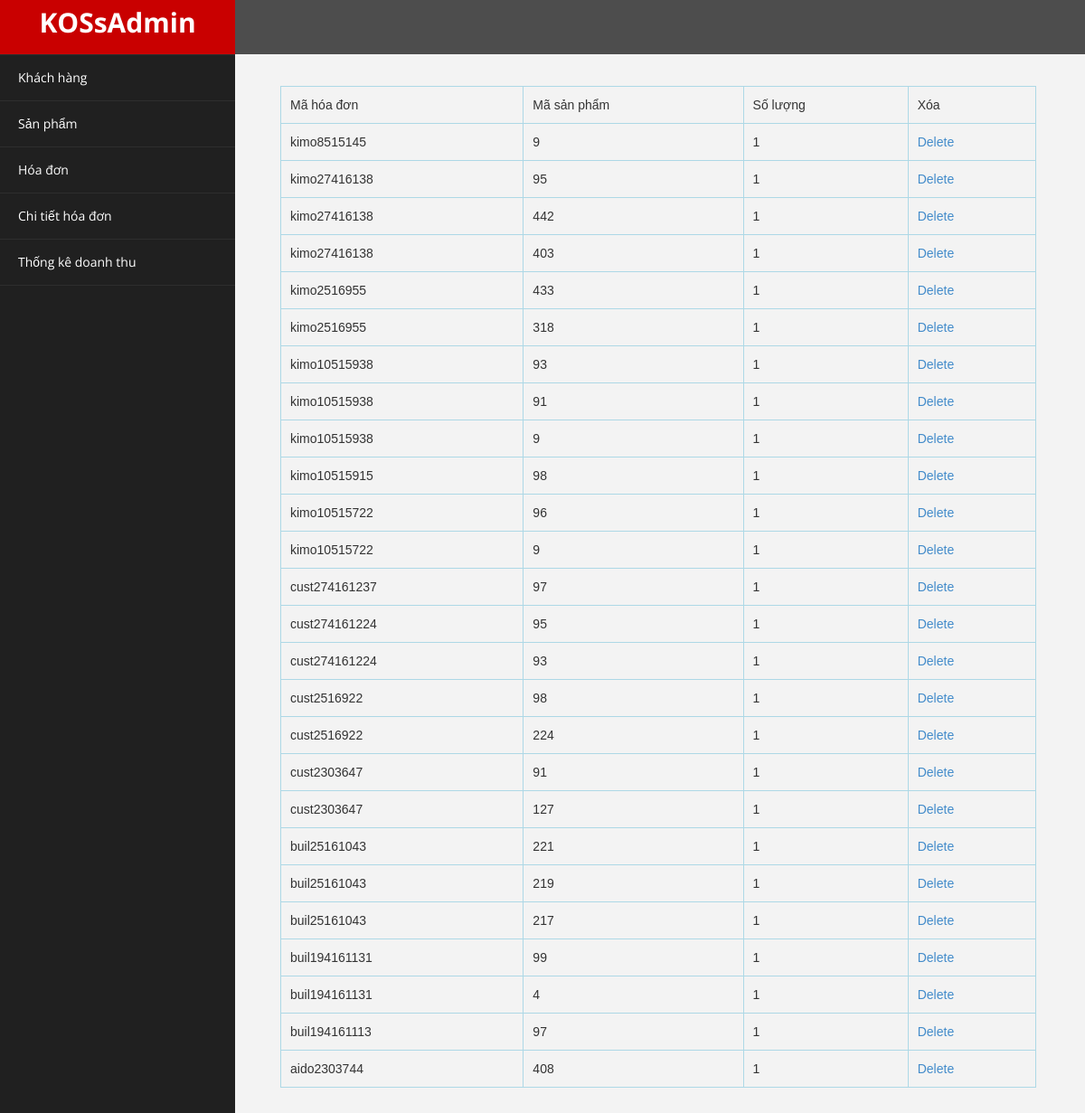
/admin/upload/admin_detail.php (signed in), run on the app's committed database.
### tables this page shows
CREATE TABLE `chitiethoadon` (
  `MaHoaDon` char(14) NOT NULL,
  `MaSanPham` char(10) NOT NULL,
  `SoLuong` int(11) NOT NULL
);

### admin/upload/admin_detail.php (the view, shortened to what this page needs)
<?php
	require 'database_config.php';
	if(isset($_SESSION['username_admin']))
	{
?>
		<table>
			<tr>
				<td>Mã hóa đơn</td>
				<td>Mã sản phẩm</td>
				<td>Số lượng</td>
				<td>Xóa</td>
			</tr>
<?php
		$sql = "SELECT * FROM chitiethoadon ORDER BY MaHoaDon DESC";
		$result = $conn->query($sql);
		while($row = mysqli_fetch_array($result))
		{
			echo "<tr><form action='edit_user.php' method='get'>";
			echo "<td>".$row['MaHoaDon']."</td>";
			echo "<td>".$row['MaSanPham']."</td>";
			echo "<td>".$row['SoLuong']."</td>";
			echo "<td><a href='del_detail.php?MaHoaDon=".$row['MaHoaDon']."&MaSanPham=".$row['MaSanPham']."'>Delete</a></td>";
			echo "</tr>";
		}
	}
?>
</table>

### admin/assets/css/custom.css (style rules this page uses)
body { font-family: 'Open Sans', sans-serif; }
#wrapper { width: 100%; background:#202020; }
#page-wrapper { padding: 15px 15px; min-height: 600px; background:#F3F3F3; }
.text-center { text-align:center; }
.navbar-cls-top .navbar-brand { color: #fff; background: #C90000; width: 260px; text-align: center; height: 60px; font-size: 30px; font-weight: 700; }
.sidebar-collapse , .sidebar-collapse .nav { background:none; }
.sidebar-collapse .nav { padding:0; }
.sidebar-collapse .nav > li > a { color:#fff; background:#202020; text-shadow:none; }
.sidebar-collapse > .nav > li > a { padding:15px 10px; }
.sidebar-collapse > .nav > li { border-bottom: 1px solid rgba(107, 108, 109, 0.19); }
.navbar-side { border:none; background-color: #202020; }
.navbar-cls-top { background:#4D4D4D; border-bottom:none; }
.navbar-default { border:0px solid black; }
.navbar-header { background: #A70303; }
@media (min-width:768px) { #page-wrapper { margin: 0 0 0 260px; padding: 15px 30px; min-height: 1200px; } }
@media (min-width:768px) { .navbar-side { z-index: 1; position: absolute; width: 260px; } }
@media (min-width:768px) { .navbar { border-radius: 0px; } }

### admin/upload/admin_detail.php (style rules this page uses)
table { font-family: arial, sans-serif; border-collapse: collapse; width: 95%; }
table, td, th { border: 1px solid lightblue; padding: 10px; margin: 20px; }

### data on the page
chitiethoadon: MaHoaDon "kimo8515145", MaSanPham "9", SoLuong "1"
chitiethoadon: MaHoaDon "kimo27416138", MaSanPham "95", SoLuong "1"
chitiethoadon: MaHoaDon "kimo27416138", MaSanPham "442", SoLuong "1"
chitiethoadon: MaHoaDon "kimo27416138", MaSanPham "403", SoLuong "1"
chitiethoadon: MaHoaDon "kimo2516955", MaSanPham "433", SoLuong "1"
chitiethoadon: MaHoaDon "kimo2516955", MaSanPham "318", SoLuong "1"
chitiethoadon: MaHoaDon "kimo10515938", MaSanPham "93", SoLuong "1"
chitiethoadon: MaHoaDon "kimo10515938", MaSanPham "91", SoLuong "1"
chitiethoadon: MaHoaDon "kimo10515938", MaSanPham "9", SoLuong "1"
chitiethoadon: MaHoaDon "kimo10515915", MaSanPham "98", SoLuong "1"
chitiethoadon: MaHoaDon "kimo10515722", MaSanPham "96", SoLuong "1"
chitiethoadon: MaHoaDon "kimo10515722", MaSanPham "9", SoLuong "1"
chitiethoadon: MaHoaDon "cust274161237", MaSanPham "97", SoLuong "1"
chitiethoadon: MaHoaDon "cust274161224", MaSanPham "95", SoLuong "1"
chitiethoadon: MaHoaDon "cust274161224", MaSanPham "93", SoLuong "1"
chitiethoadon: MaHoaDon "cust2516922", MaSanPham "98", SoLuong "1"
chitiethoadon: MaHoaDon "cust2516922", MaSanPham "224", SoLuong "1"
chitiethoadon: MaHoaDon "cust2303647", MaSanPham "91", SoLuong "1"
chitiethoadon: MaHoaDon "cust2303647", MaSanPham "127", SoLuong "1"
chitiethoadon: MaHoaDon "buil25161043", MaSanPham "221", SoLuong "1"
chitiethoadon: MaHoaDon "buil25161043", MaSanPham "219", SoLuong "1"
chitiethoadon: MaHoaDon "buil25161043", MaSanPham "217", SoLuong "1"
chitiethoadon: MaHoaDon "buil194161131", MaSanPham "99", SoLuong "1"
chitiethoadon: MaHoaDon "buil194161131", MaSanPham "4", SoLuong "1"
chitiethoadon: MaHoaDon "buil194161113", MaSanPham "97", SoLuong "1"
chitiethoadon: MaHoaDon "aido2303744", MaSanPham "408", SoLuong "1"
